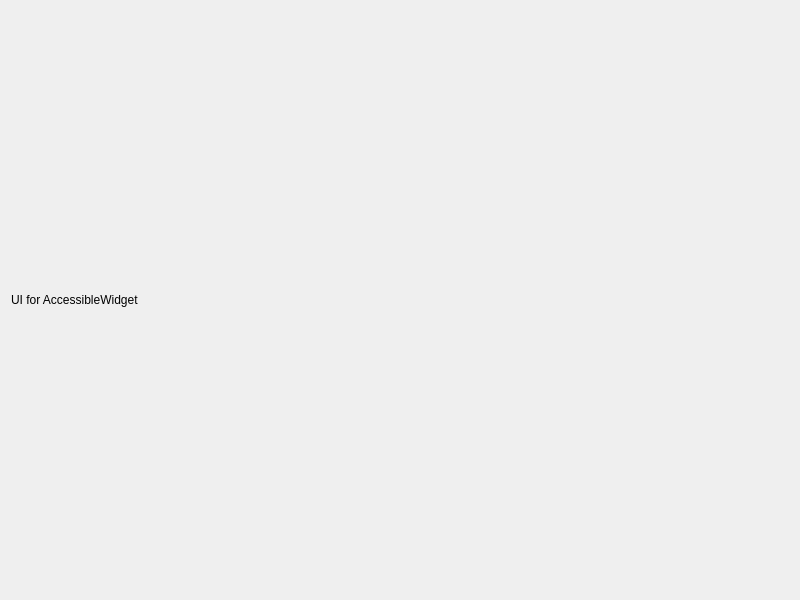
<?xml version="1.0" encoding="UTF-8"?>
<ui version="4.0">
 <class>AccessibleWidget</class>
 <widget class="QDialog" name="accessibleWidget">
  <property name="geometry">
   <rect>
    <x>0</x>
    <y>0</y>
    <width>800</width>
    <height>600</height>
   </rect>
  </property>
  <property name="windowTitle">
   <string>Accessible Widget</string>
  </property>
  <layout class="QVBoxLayout" name="verticalLayout">
   <item>
    <widget class="QLabel" name="label">
     <property name="text">
      <string>UI for AccessibleWidget</string>
     </property>
    </widget>
   </item>
  </layout>
 </widget>
 <resources/>
 <connections/>
</ui>
